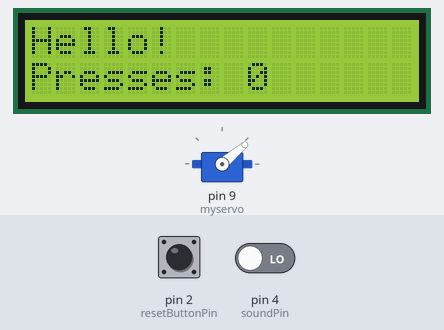
A sketch run on a simulated Arduino Uno, built with avr-gcc and run on an emulated ATmega328P. On the bench: servo, 16×2 character LCD. Inputs (shaded band) come from the test bench; at power-on: pin 4 (soundPin) LOW, pin 2 (resetButtonPin) LOW.

Above: at 1.2 s.
1.3 s: pin 4 (soundPin) driven HIGH
At 1.45 s:
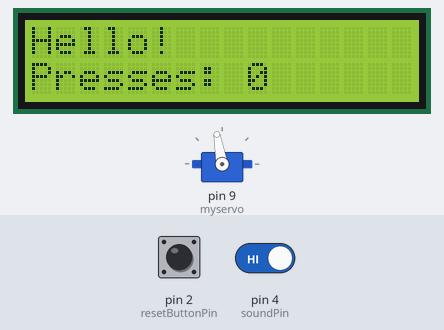
3.1 s: pin 2 (resetButtonPin) pulled HIGH for 0.15 s
At 3.4 s:
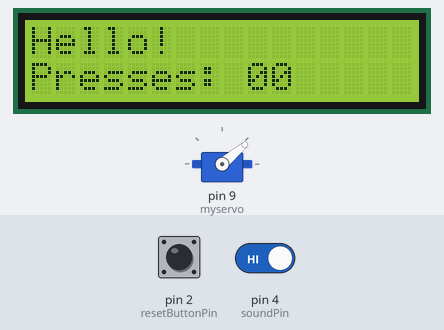
Timing chart, 0 to 6.1 s (numbered marks = the images above; inputs shaded):
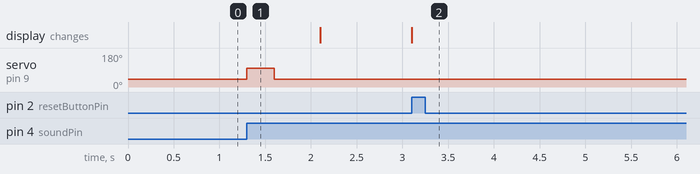

Measured:
- after the input at 1.3 s, servo on pin 9 (myservo): 40° → 100° at once, → 40° 0.30 s later
- after the input at 3.1 s, the display: changes at once (image 2)

The sketch:

Chrome_game_bot.ino
```cpp
#include <Wire.h>
#include <LiquidCrystal_I2C.h>
#include <Servo.h>
const int soundPin = 4;
const int resetButtonPin = 2;
const int pressAngle = 100;
const int restAngle = 40;
int pressCount = 0;
bool triggered = false;

Servo myservo;
LiquidCrystal_I2C lcd(0x27, 16, 2);

void setup() {
  pinMode(soundPin, INPUT);
  pinMode(resetButtonPin, INPUT);
  myservo.attach(9);
  myservo.write(restAngle);

  lcd.init();
  lcd.backlight();
  lcd.setCursor(0, 0);
  lcd.print("Hello!");
  lcd.setCursor(0, 1);
  lcd.print("Presses: 0");
}

void loop() {
  int soundState = digitalRead(soundPin);

  if (soundState == HIGH && !triggered) {
    pressKey();
    pressCount++;
    updateDisplay();
    triggered = true;
  }

  if (soundState == LOW && triggered) {
    myservo.write(restAngle);
    triggered = false;
    delay(300);
  }

  if (digitalRead(resetButtonPin) == HIGH) {
    pressCount = 0;
    updateDisplay();
    delay(200);
  }

  //delay(100);
}

void pressKey() {
  myservo.write(pressAngle);
  delay(300);
  myservo.write(restAngle);
  delay(500);
}

void updateDisplay() {
  lcd.setCursor(10, 1);
  lcd.print(" ");
  lcd.setCursor(10, 1);
  lcd.print(pressCount);


}
```
